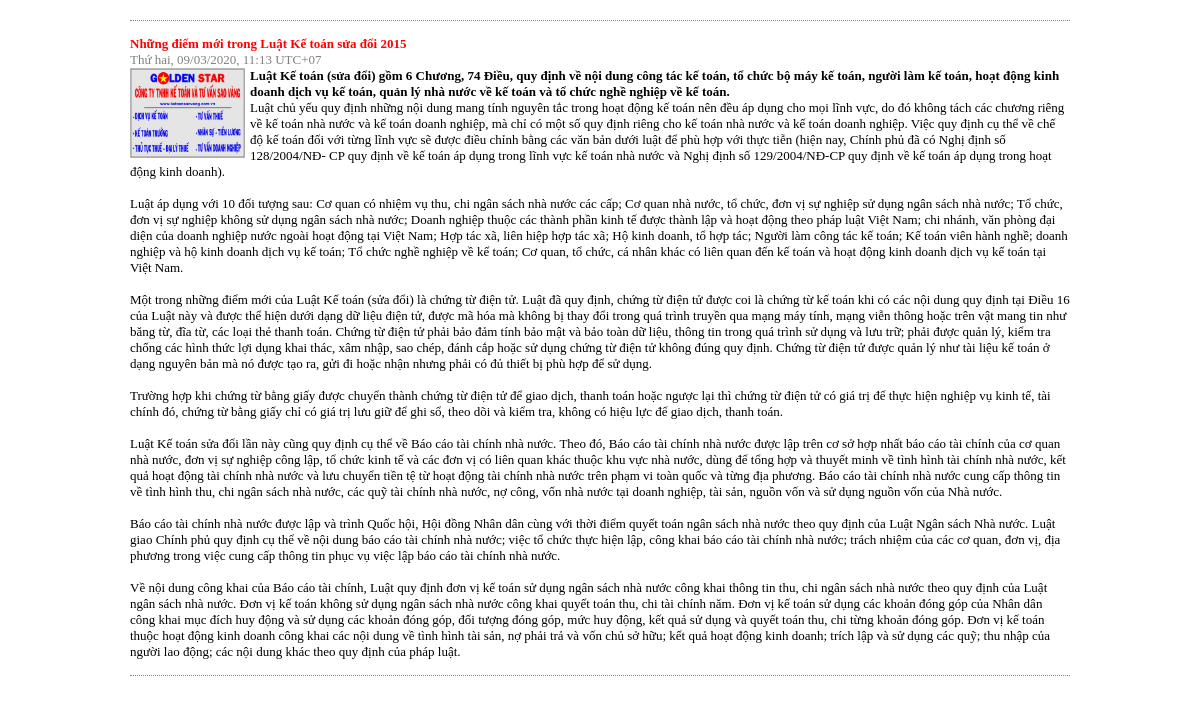
The page /tintuc/print/chitiet/2 on the database its author committed.
### tintuc/models.py (models this page shows, shortened)
class TinTuc(models.Model):
    menu = models.ForeignKey(Menu, on_delete=models.CASCADE, default = 1)
    tieu_de = models.CharField(max_length = 255)
    ngay_tao = models.DateTimeField()
    mo_ta_ngan = models.TextField()
    image = models.ImageField(upload_to='images/')
    noi_dung = models.TextField()
    def ngay_tao_day_du(self):
        local_now = timezone.localtime(self.ngay_tao)
        switcher = {
            0:"Chủ nhật",
            1:"Thứ hai",
            2:"Thứ ba",
            3:"Thứ tư",
            4:"Thứ năm",
            5:"Thứ sáu",
            6:"Thứ bảy"
        }
        ngay_tao_dai = switcher.get(int(local_now.strftime("%w")))
        ngay_tao_dai = ngay_tao_dai + ", " + local_now.strftime("%d/%m/%Y, %H:%M UTC%Z")
        return ngay_tao_dai

### tintuc/views.py (the view)
# urls.py: path('print/chitiet/<int:tin_tuc_id>', views.in_tin_tuc, name='in_tin_tuc' ),
def in_tin_tuc(request, tin_tuc_id):
    tintuc = get_object_or_404(TinTuc, pk=tin_tuc_id)
    return render(request, 'tintuc/tintuc_print.html', {'tintuc':tintuc})

### tintuc/templates/tintuc/tintuc_print.html (shortened to what this page needs)
<!DOCTYPE html>
{% load static %}
<html lang="en">
<head>
    <link rel="stylesheet" href="{% static 'css/style.css' %}">
</head>
<body style="background-color: white;">
    <div class="container" style="margin-top: -10px;">
        <br />
        <div class="right">
            <div class="detail">
                <h4>{{ tintuc.tieu_de }}</h4>
                <p><span class="ngay-tao">{{ tintuc.ngay_tao_day_du }}</span></p>
                <img src="{{ tintuc.image.url }}" alt="">
                <strong>{{ tintuc.mo_ta_ngan|safe }}</strong>
                {{ tintuc.noi_dung|safe }}
            </div>
        </div>
    </div>
</body>
</html>

### static/CSS/style.css (style rules this page uses)
* { margin: 0px; padding: 0px; box-sizing: border-box; }
body { background-color: wheat; }
.container { width: 960px; margin:0 auto; background-color: white; }
.container::after { content: ""; clear: both; display: table; }
.container img { width: 960px; display: block; }
.container .right { margin: 10px; }
.container .right .ngay-tao { color: gray; }
.container .right .detail { border-top: 1px dotted gray; border-bottom: 1px dotted gray; padding-top: 15px; padding-bottom: 15px; font-size: 13px; }
.container .right .detail h4 { color: red; }
.container .right .detail img { width: 115px; height: 90px; float: left; margin-right: 5px; }

### rows shown on the page
TinTuc: tieu_de "Những điểm mới trong Luật Kế toán sửa đổi 2015", ngay_tao_day_du "Thứ hai, 09/03/2020, 11:13 UTC+07", image (picture), mo_ta_ngan "Luật Kế toán (sửa đổi) gồm 6 Chương, 74 Điều, quy định về nội dung công tác kế toán, tổ chức bộ máy kế toán, người làm kế toán, hoạt động kinh doanh dịch vụ kế toán, quản lý nhà nước về kế toán và tổ chức nghề nghiệp về kế toán.", noi_dung "Luật chủ yếu quy định những nội dung mang tính nguyên tắc trong hoạt động kế toán nên đều áp dụng cho mọi lĩnh vực, do đó không tách các chương riêng về kế toán nhà nước và kế toán doanh nghiệp, mà chỉ có một số quy định riêng cho kế toán nhà nước và kế toán doanh nghiệp. Việc quy định cụ thể về chế độ kế toán đối với từng lĩnh vực sẽ được điều chỉnh bằng các văn bản dưới luật để phù hợp với thực tiễn (hiện nay, Chính phủ đã có Nghị định số 128/2004/NĐ- CP quy định về kế toán áp dụng trong lĩnh vực kế toán nhà nước và Nghị định số 129/2004/NĐ-CP quy định về kế toán áp dụng trong hoạt động kinh doanh). Luật áp dụng với 10 đối tượng sau: Cơ quan có nhiệm vụ thu, chi ngân sách nhà nước các…"
